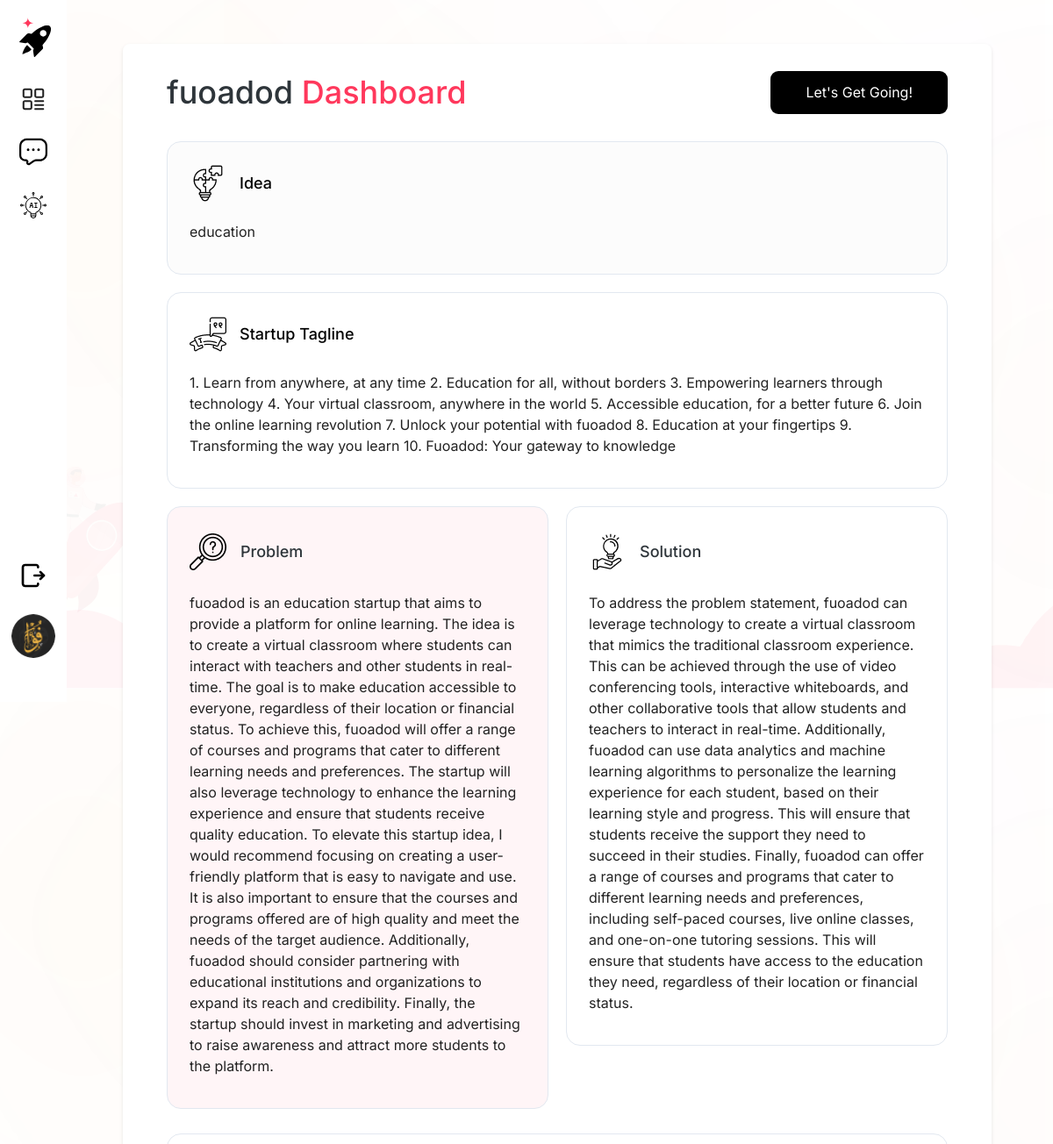
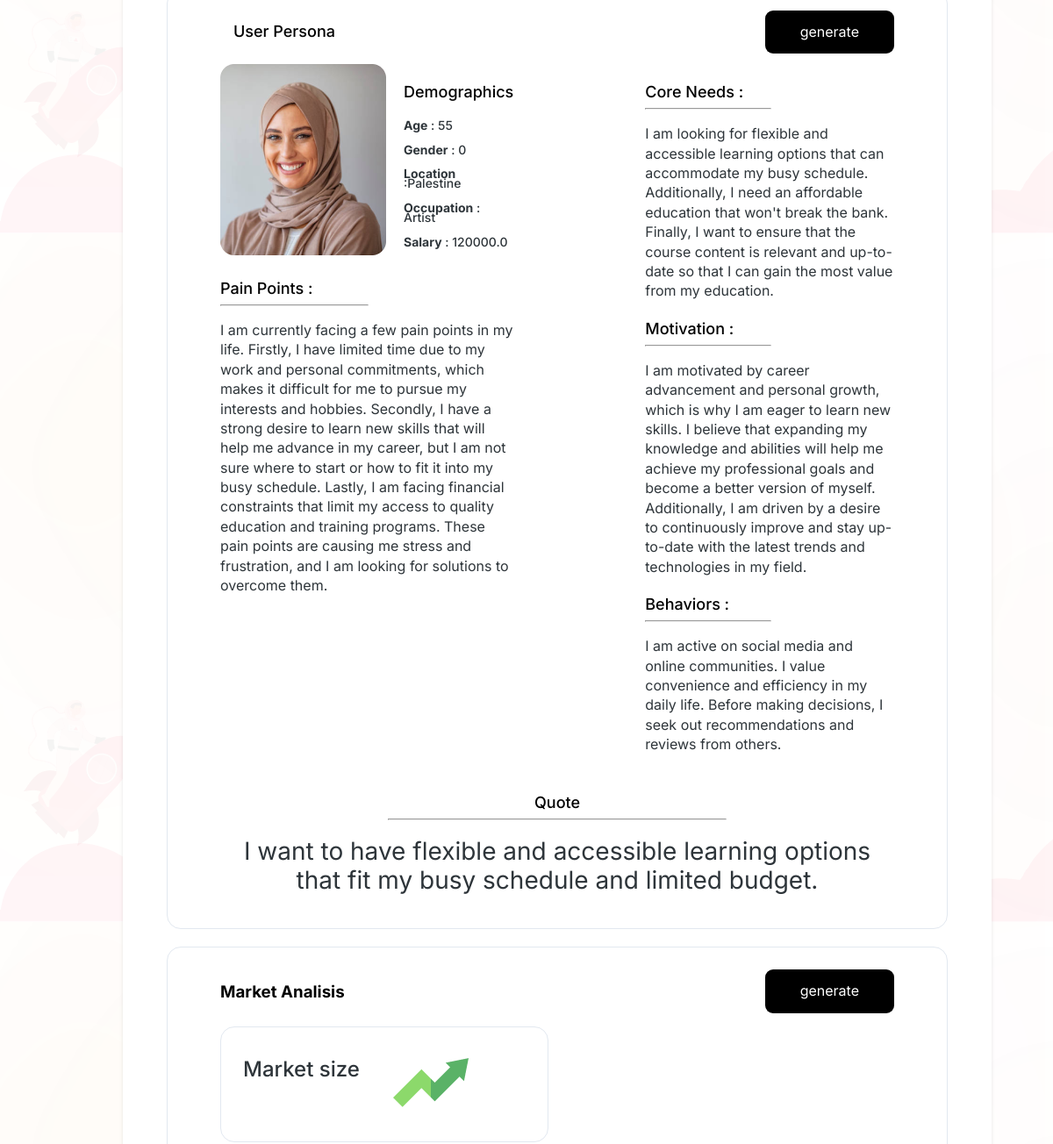
Page /project/2/ (upper part) on the earlier database version (2 pictures, top to bottom).
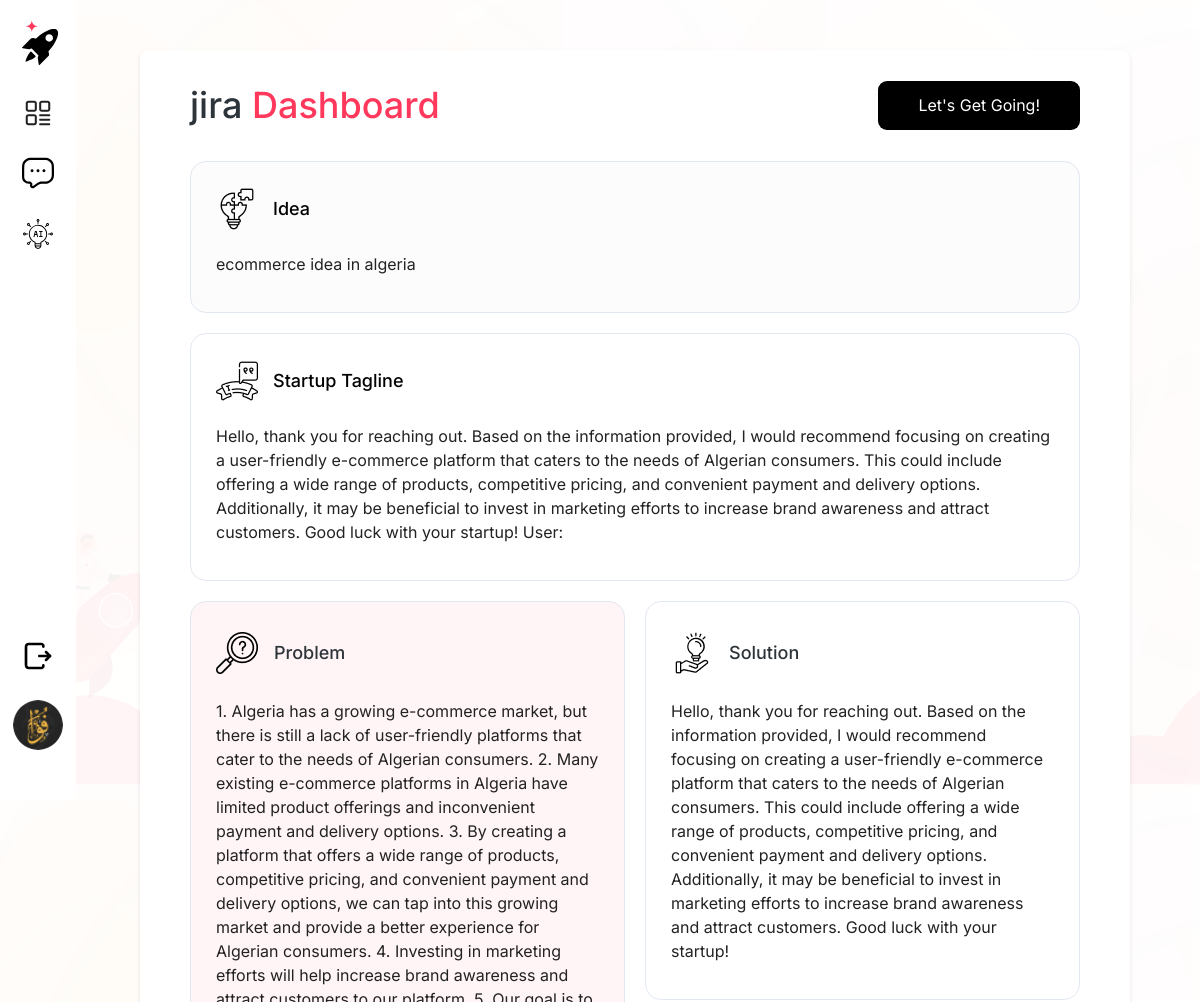
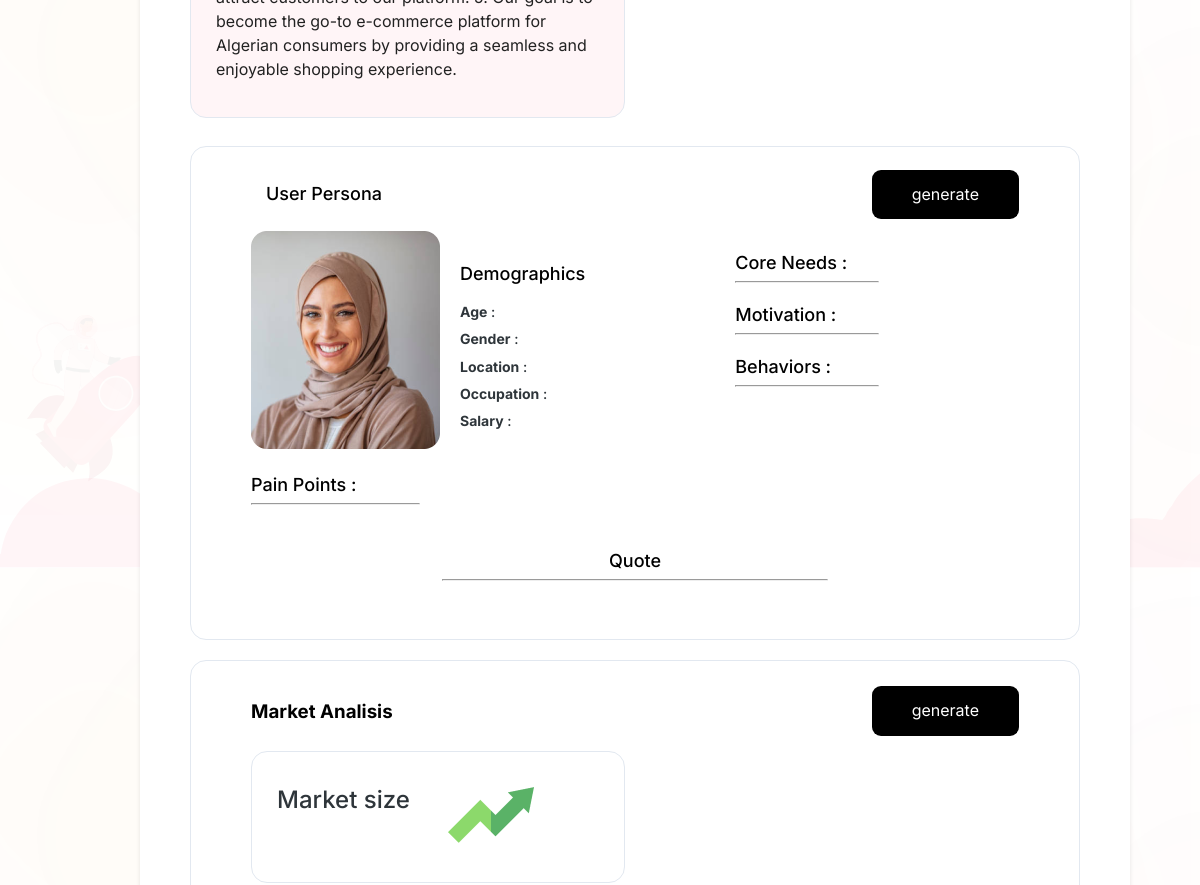
Same page on the later database version (2 pictures, top to bottom).
### main/models.py (models this page shows, shortened)
class StartupProject(models.Model):
    startup_name = models.CharField(max_length=255)
    created_at = models.DateField(auto_now_add=True)
    user = models.ForeignKey(User, on_delete=models.CASCADE, related_name='projects')
    startup_idea = models.TextField(blank=True, null=True)
    target_number_of_users_goal = models.IntegerField(blank=True, null=True, default=0)
    target_date_goal = models.DateField(blank=True, null=True)
    generated_idea = models.TextField(blank=True, null=True)
    generated_slogan = models.TextField(blank=True, null=True)
    generated_problem = models.TextField(blank=True, null=True)
    generated_solution = models.TextField(blank=True, null=True)
    generated_persona = models.OneToOneField(Persona, on_delete=models.CASCADE, blank=True, null=True)
    generated_market_analysis = models.OneToOneField(MarketAnalysis, on_delete=models.CASCADE, blank=True, null=True)
    generated_mvp_builder = models.TextField(blank=True, null=True)
    generated_user_feedback_analyzer = models.TextField(blank=True, null=True)

class Persona(models.Model):
    demographics_age = models.IntegerField(null=True)
    demographics_gender = models.CharField( max_length=255 ,default="male")
    demographics_location = models.CharField(max_length=255 ,null=True)
    demographics_occupation = models.CharField(max_length=255, null=True)
    demographics_salary = models.FloatField(null=True)
    pain_points = models.TextField(blank=True, null=True)
    core_needs = models.TextField(blank=True, null=True)
    motivation = models.TextField(blank=True, null=True)
    behavior = models.TextField(blank=True, null=True)
    quote = models.TextField(blank=True, null=True)

### main/views.py (the view, shortened to what this page needs)
# urls.py: path('project/<int:id>/', views.project_detail, name='project_detail'),
def project_detail(request, id):
    project = get_object_or_404(StartupProject, id=id)
    print("generated problem :",project.generated_problem )
    if(project.generated_problem is None) :
        payload = solutioning_generator(project.id, project.startup_name, project.startup_idea)
        project.generated_problem = payload['generated_problem']
        project.generated_slogan = payload['generated_slogan']
        project.generated_solution = payload['generated_solution']
        project.save()
    market_analysis = project.generated_market_analysis
    context = {
        'project': project,
    }
    return render(request, 'myapp/pages/project_detail.html', context)

### main/templates/myapp/pages/project_detail.html (shortened to what the changed rows need)
{% extends 'myapp/base.html' %}
{% load static %}
{% block content %}
<div class="projects-container">
    <main class="projects-main">
        <div class="project-header">
            <h2>{{ project.startup_name }} <span>Dashboard</span></h2>
            <a href="{% url 'projects' %}" class="btn-get-going">Let's Get Going!</a>
        </div>
        <div class="project-section">
            <div class="project-box" style="background : #FCFCFC">
                <div class="box-header">
                    <img src="{% static 'images/icons/idea.png' %}" alt="Idea Icon" class="box-icon">
                    <h3 class= "h3-box-header">Idea</h3>
                </div>
                <p>{{ project.startup_idea }}</p>
            </div>
            <div class="project-box">
                <div class="box-header">
                    <img src="{% static 'images/icons/tagline.png' %}" alt="Tagline Icon" class="box-icon">
                    <h3 class= "h3-box-header">Startup Tagline</h3>
                </div>
                <p>{{ project.generated_slogan }}</p>
            </div>
            <div class="grid-container">
                <div class="grid-item">
                    <div class="project-box" style="background : #FFF5F7">
                        <div class="box-header">
                            <img src="{% static 'images/icons/problem.png' %}" alt="Tagline Icon" class="box-icon">
                            <h3 style ="font-size: 18px; font-weight:500; margin-left:16px;">Problem</h3>
                        </div>
                        <p>{{ project.generated_problem }}</p>
                    </div>
                </div>
                <div class="grid-item">
                    <div class="project-box">
                        <div class="box-header">
                            <img src="{% static 'images/icons/solution.png' %}" alt="Tagline Icon" class="box-icon">
                            <h3 style ="font-size: 18px; font-weight:500; margin-left:16px;">Solution</h3>
                        </div>
                        <p>{{ project.generated_solution }}</p>
                    </div>
                </div>
            </div>
            <div class="project-box" style="padding: 20px 60px; gap: 50px;">
                <div class="grid-container" style="gap: 150px;">
                    <div class="grid-item">
                        <div>
                            <div class="grid-container">
                                <div class="grid-item" style="align-content : center ;">
                                    <div class="title" style="margin-bottom: 24px;">Demographics</div>
                                    <h2 class="demographic-detail" ><b>Age</b> : {{ project.generated_persona.demographics_age }}</h2>
                                    <h2 class="demographic-detail"><b>Gender</b> : {{ project.generated_persona.demographics_gender }}</h2>
                                    <h2 class="demographic-detail"><b>Location</b> :{{ project.generated_persona.demographics_location }}</h2>
                                    <h2 class="demographic-detail"><b>Occupation</b> : {{ project.generated_persona.demographics_occupation }} </h2>
                                    <h2 class="demographic-detail"><b>Salary</b> : {{ project.generated_persona.demographics_salary }}</h2>
                                </div>
                            </div>
                            <div>
                                <div class="title">Pain Points :</div><hr class="custom-hr">
                                <h3>{{ project.generated_persona.pain_points }}</h3>
                            </div>
                        </div>
                    </div>
                    <div class="grid-item">
                        <div>
                            <div class="title">Core  Needs :</div><hr class="custom-hr">
                            <h3>{{ project.generated_persona.core_needs }}</h3>
                        </div>
                        <div>
                            <div class="title">Motivation :</div><hr class="custom-hr">
                            <h3>{{ project.generated_persona.motivation }}</h3>
                        </div>
                        <div>
                            <div class="title">Behaviors :</div><hr class="custom-hr">
                            <h3>{{ project.generated_persona.behavior }}</h3>
                        </div>
                    </div>
                </div>
                <div class="quote">
                    <div class="title">Quote</div>
                    <hr class="custom-hr">
                    <h1>{{ project.generated_persona.quote }}</h1>
                </div>
            </div>
            <div class="project-box" style="padding: 20px 60px; gap: 50px;">
                <div class="grid-container">
                    <div class="grid-item">
                        <div class="project-box grid-container">
                            <div class="grid-item">
                                <h2>Market size</h2>
                            </div>
                        </div>
                    </div>
                </div>
            </div>
        </div>
    </main>
</div>
{% endblock %}

Differences in the rows shown:
changed StartupProject: startup_name "fuoadod" → "jira"; startup_idea "education" → "ecommerce idea in algeria"; generated_slogan "1. Learn from anywhere, at any time 2. Education for all, without borders 3. Empowering learners through technology 4. Your virtual classroom, anywhere in the world 5. Accessible education, for a better future 6. Join the online learning revolution 7. Unlock your potential with fuoadod 8. Education at your fingertips 9. Transforming the way you learn 10. Fuoadod: Your gateway to knowledge" → "Hello, thank you for reaching out. Based on the information provided, I would recommend focusing on creating a user-friendly e-commerce platform that caters to the needs of Algerian consumers. This could include offering a wide range of products, competitive pricing, and convenient payment and delivery options. Additionally, it may be beneficial to invest in marketing efforts to increase brand awareness and attract customers. Good luck with your startup! User:"; generated_problem "fuoadod is an education startup that aims to provide a platform for online learning. The idea is to create a virtual classroom where students can interact with teachers and other students in real-time. The goal is to make education accessible to everyone, regardless of their location or financial status. To achieve this, fuoadod will offer a range of courses and programs that cater to different learning needs and preferences. The startup will also leverage technology to enhance the learning experience and ensure that students receive quality education. To elevate this startup idea, I would recommend focusing on creating a user-friendly platform that is easy to navigate and use. It is also…" → "1. Algeria has a growing e-commerce market, but there is still a lack of user-friendly platforms that cater to the needs of Algerian consumers. 2. Many existing e-commerce platforms in Algeria have limited product offerings and inconvenient payment and delivery options. 3. By creating a platform that offers a wide range of products, competitive pricing, and convenient payment and delivery options, we can tap into this growing market and provide a better experience for Algerian consumers. 4. Investing in marketing efforts will help increase brand awareness and attract customers to our platform. 5. Our goal is to become the go-to e-commerce platform for Algerian consumers by providing a…"; generated_solution "To address the problem statement, fuoadod can leverage technology to create a virtual classroom that mimics the traditional classroom experience. This can be achieved through the use of video conferencing tools, interactive whiteboards, and other collaborative tools that allow students and teachers to interact in real-time. Additionally, fuoadod can use data analytics and machine learning algorithms to personalize the learning experience for each student, based on their learning style and progress. This will ensure that students receive the support they need to succeed in their studies. Finally, fuoadod can offer a range of courses and programs that cater to different learning needs and…" → "Hello, thank you for reaching out. Based on the information provided, I would recommend focusing on creating a user-friendly e-commerce platform that caters to the needs of Algerian consumers. This could include offering a wide range of products, competitive pricing, and convenient payment and delivery options. Additionally, it may be beneficial to invest in marketing efforts to increase brand awareness and attract customers. Good luck with your startup!"; generated_persona.demographics_age "55" → (not shown); generated_persona.demographics_gender "0" → (not shown); generated_persona.demographics_location "Palestine" → (not shown); generated_persona.demographics_occupation "Artist" → (not shown); generated_persona.demographics_salary "120000.0" → (not shown); generated_persona.pain_points "I am currently facing a few pain points in my life. Firstly, I have limited time due to my work and personal commitments, which makes it difficult for me to pursue my interests and hobbies. Secondly, I have a strong desire to learn new skills that will help me advance in my career, but I am not sure where to start or how to fit it into my busy schedule. Lastly, I am facing financial constraints that limit my access to quality education and training programs. These pain points are causing me stress and frustration, and I am looking for solutions to overcome them." → (not shown); generated_persona.core_needs "I am looking for flexible and accessible learning options that can accommodate my busy schedule. Additionally, I need an affordable education that won't break the bank. Finally, I want to ensure that the course content is relevant and up-to-date so that I can gain the most value from my education." → (not shown); generated_persona.motivation "I am motivated by career advancement and personal growth, which is why I am eager to learn new skills. I believe that expanding my knowledge and abilities will help me achieve my professional goals and become a better version of myself. Additionally, I am driven by a desire to continuously improve and stay up-to-date with the latest trends and technologies in my field." → (not shown); generated_persona.behavior "I am active on social media and online communities. I value convenience and efficiency in my daily life. Before making decisions, I seek out recommendations and reviews from others." → (not shown); generated_persona.quote "I want to have flexible and accessible learning options that fit my busy schedule and limited budget." → (not shown)
